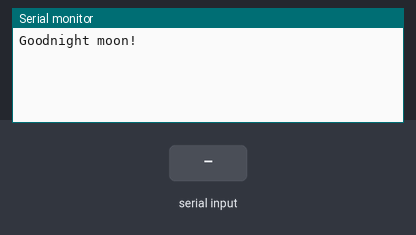
The sketch below on a simulated Arduino Uno, built with avr-gcc and run on an emulated ATmega328P. Shown: the last lines printed to the serial monitor. The inputs (shaded band) are chosen by the test bench.

Above: at 1.2 s.
1.3 s: "1" received over the second serial link
At 2.2 s:
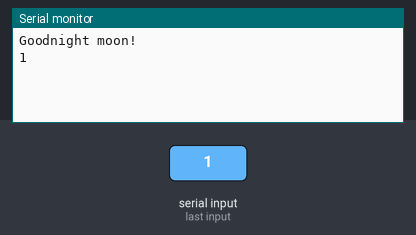
2.8 s: "0" received over the second serial link
At 3.4 s:
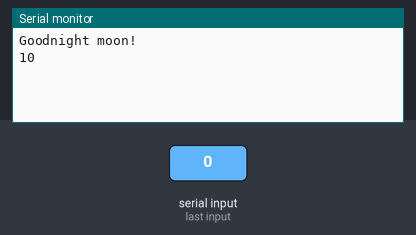

The sketch:

Bluetooth_configuracion_II.ino
```cpp
#include <SoftwareSerial.h>

SoftwareSerial mySerial(10, 11); // RX, TX

void setup() {
  Serial.begin(9600);
  while (!Serial) {
    ; // wait for serial port to connect. Needed for native USB port only
  }

  Serial.println("Goodnight moon!");

  mySerial.begin(38400);
  mySerial.println("Hello, world?");
}

void loop() { // run over and over
  if (mySerial.available()) {
    Serial.write(mySerial.read());
  }
  if (Serial.available()) {
    mySerial.write(Serial.read());
  }
}
```

Measured:
- after the input at 1.3 s, the serial monitor: prints a new line at once (image 1)
- after the input at 2.8 s, the serial monitor: prints a new line at once (image 2)
